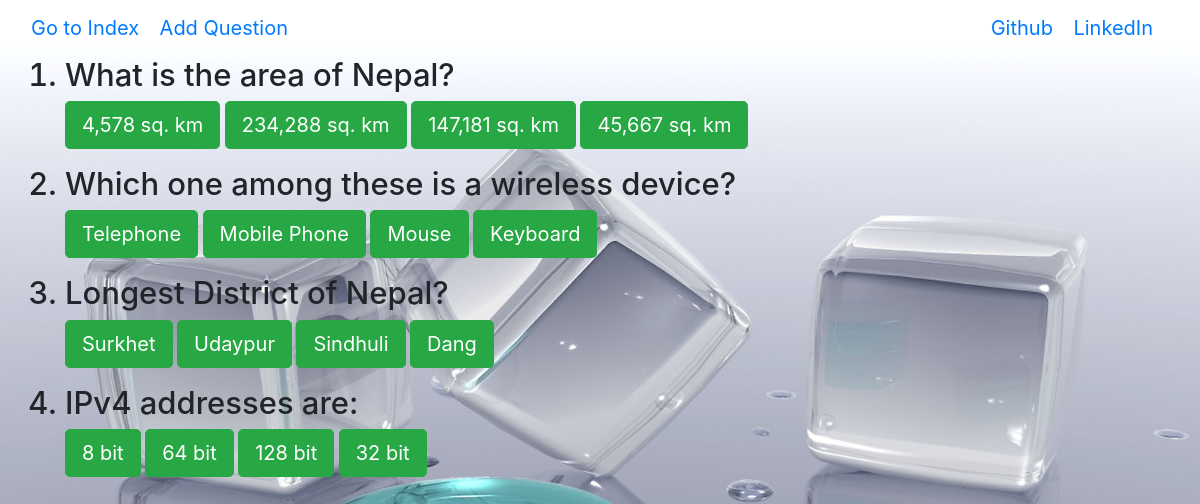
Page /quiz_app/next/ on the committed database.
### quiz_app/models.py (models this page shows, shortened)
class Question(models.Model):
    question_text = models.CharField(max_length=300)
    pub_date = models.DateTimeField(auto_now=True)

class Answer(models.Model):
    question = models.ForeignKey(Question, on_delete=models.CASCADE)
    answer_text = models.CharField(max_length=200)

### quiz_app/views.py (the view)
# urls.py: path('next/', views.next, name='next'),
def next(request):
    latest_question_list = Question.objects.order_by('pub_date')[:]
    context = {'latest_question_list': latest_question_list}
    return render(request, 'quiz_app/next.html', context)

### quiz_app/templates/quiz_app/next.html (shortened to what this page needs)
{% load static %}
<link rel="stylesheet" href="{% static 'quiz_app/styles.css' %}">
<link rel="stylesheet" href="{% static 'quiz_app/bootstrap.min.css' %}">
<!DOCTYPE html>
<html lang="en" dir="ltr">
  <head>
  </head>
  <body>
    <nav class="navbar navbar-default navbar-fixed-top">
      <div class="container-fluid">
        <div class="navbar-header">
            <a class="navbar-brand" href="{% url 'quiz_app:index' %}">Go to Index</a>
            <a class="navbar-brand" href="{% url 'quiz_app:add_question' %}">Add Question</a>
          </div>
          <div class="navbar-right">
              <a class="navbar-brand" href="https://www.github.com">Github</a>
              <a class="navbar-brand" href="https://www.linkedin.com">LinkedIn</a>
          </div>
      </div>
    </nav>
    {% if latest_question_list %}
<ol>
  <div class="container">
      {% for question in latest_question_list %}
      <h3><li>{{ question.question_text }}</li></h3>
      <form action="{% url 'quiz_app:check' question.id %}" method="post">
      {% for answer in question.answer_set.all %}
      <input class="btn btn-success btn-lg" type="submit" name="answer" value="{{ answer.answer_text }}">
      {% endfor %}
      </form>
      {% endfor %}
    {% else %}
    <p>No Questions Available!</p>
    {% endif %}
  </div>
</ol>
  </body>
</html>

### quiz_app/static/quiz_app/styles.css (style rules this page uses)
li { font-size: 31px; }
body { background-image: url("images/1600_106.jpg"); background-size: cover; background-position: center; }

### rows in the picture
Question: question_text "What is the area of Nepal?"
Answer: answer "4,578 sq. km"
Answer: answer "234,288 sq. km"
Answer: answer "147,181 sq. km"
Answer: answer "45,667 sq. km"
Question: question_text "Which one among these is a wireless device?"
Answer: answer "Telephone"
Answer: answer "Mobile Phone"
Answer: answer "Mouse"
Answer: answer "Keyboard"
Question: question_text "Longest District of Nepal?"
Answer: answer "Surkhet"
Answer: answer "Udaypur"
Answer: answer "Sindhuli"
Answer: answer "Dang"
Question: question_text "IPv4 addresses are:"
Answer: answer "8 bit"
Answer: answer "64 bit"
Answer: answer "128 bit"
Answer: answer "32 bit"
